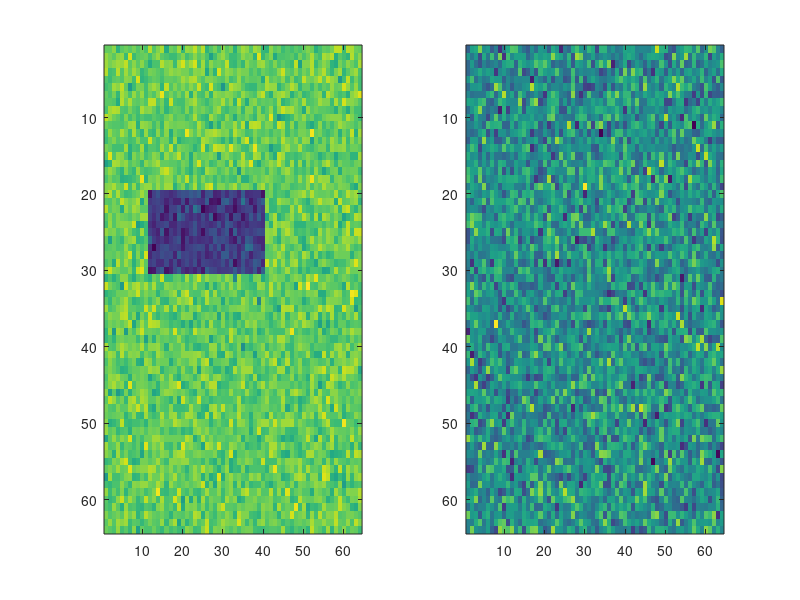

This figure's MATLAB source:
% fakeBrain

TR=2; %time it takes per measurement, collect slice of brain every 2 seconds
t=1:TR:239; %vector of 120 time points
brain = randn(64,64,28,120); %this is 4-dimensional matrix of fake data generated with random normal numbers; 28 slices, 2 sec per slice, 120 time points
%rows, columns, depth, time

%happy = repmat(0,10,1); %create a vector that replicates 0 in 10 rows and 1 column
%sad = repmat(1,10,1);
%happysad = [happy; sad];
%design = repmat(happysad,6,1); %we present 120 presentations of happy and
%sad, alternating 10 each of happy and sad



design = repmat([repmat(0,10,1); repmat(1,10,1);],6,1); % all of the above in 1 line
ROI = [20:30, 12:40, 18:23]; %this is the brain region we are interested in

brain(20:30, 12:40, 18:23, find(design)) = ...
    brain(20:30, 12:40, 18:23, find(design))-1; %find(design) finds all positive integers in "design"; find(~design) finds all 'non-positive integers' (~ means 'not')
%^^ find all these numbers and replace them with themselves minus 1
%(basically we are just creating a fake ROI that looks different)

imagesc(brain(:,:,20,13)); %produces color gradient graph at one slice (20) at one timepoint (13)

sad = mean(brain(:,:,20,find(design)),4); %looking for all the sad data and averaging it across the 4th dimension
happy = mean(brain(:,:,20,find(~design)),4);

subplot(1,2,1);

imagesc(sad);

subplot(1,2,2);

imagesc(happy);

